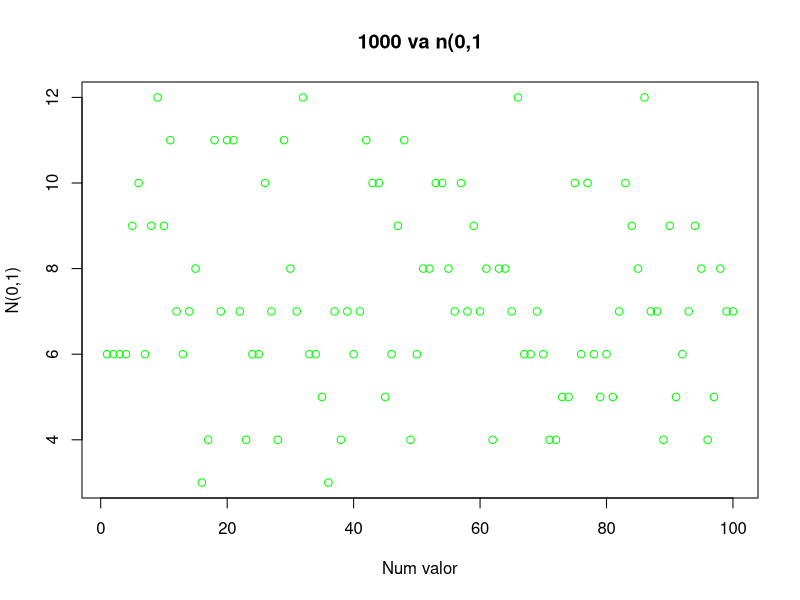
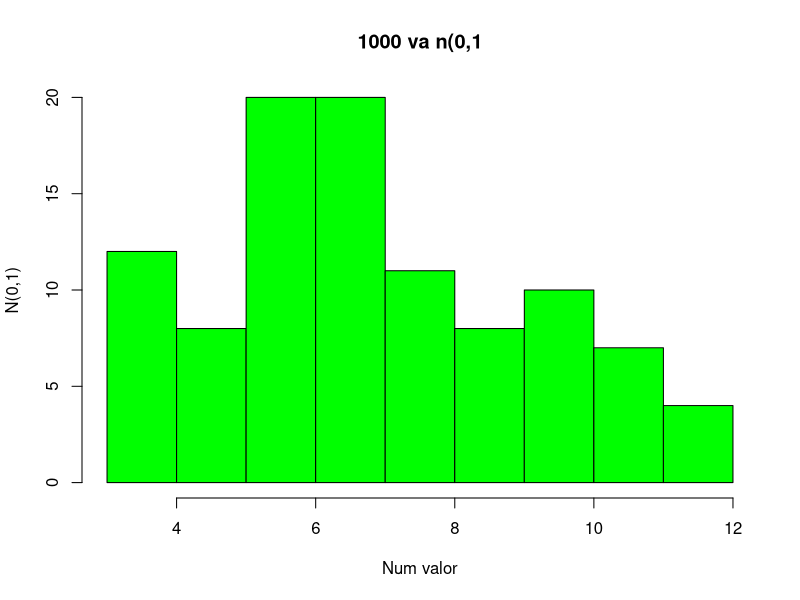
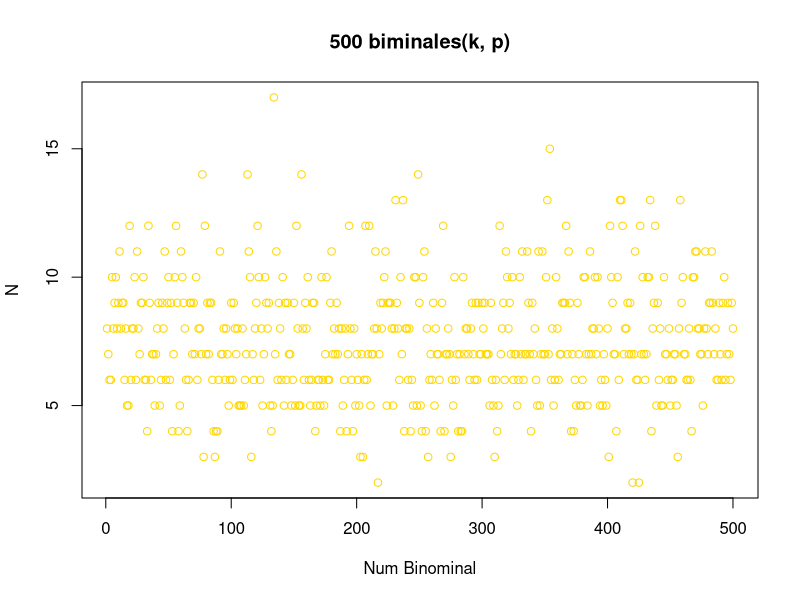
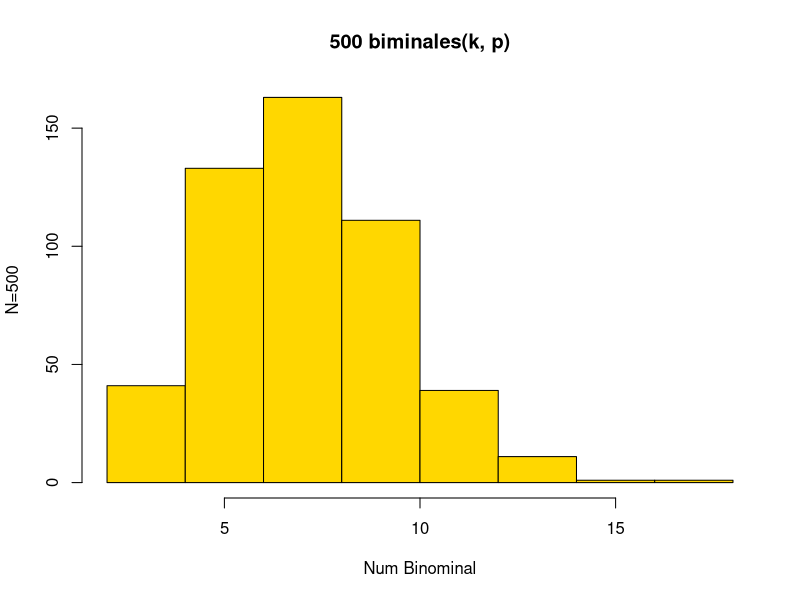
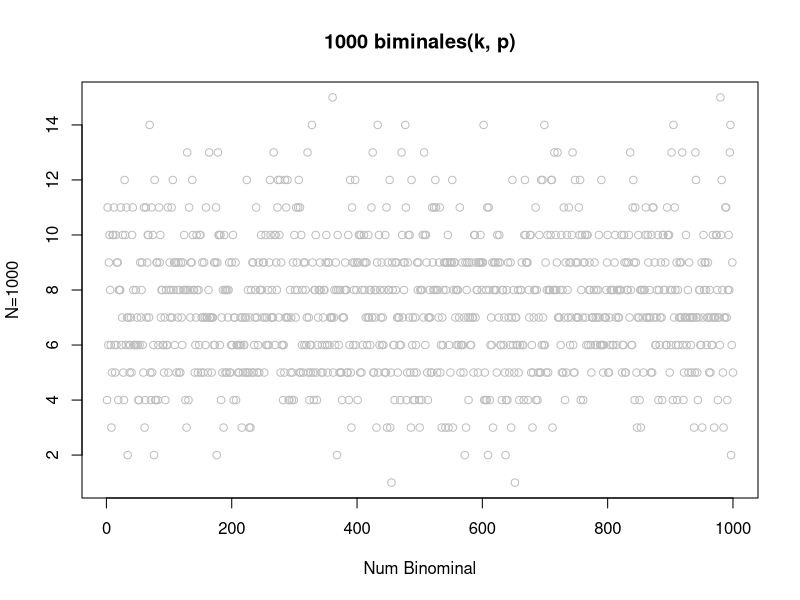
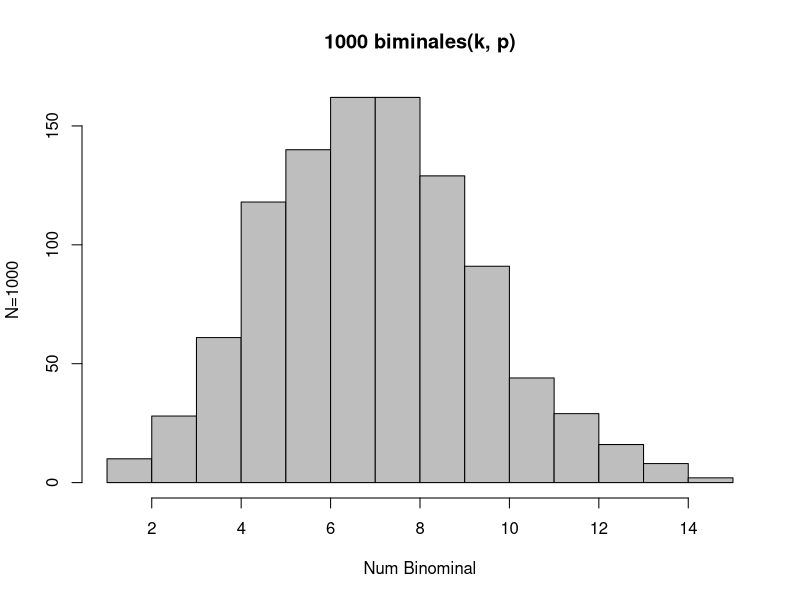
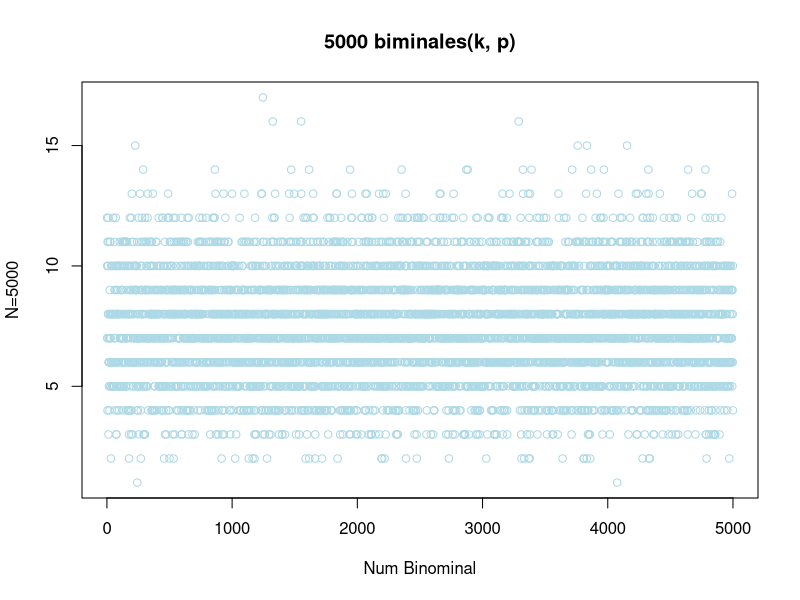
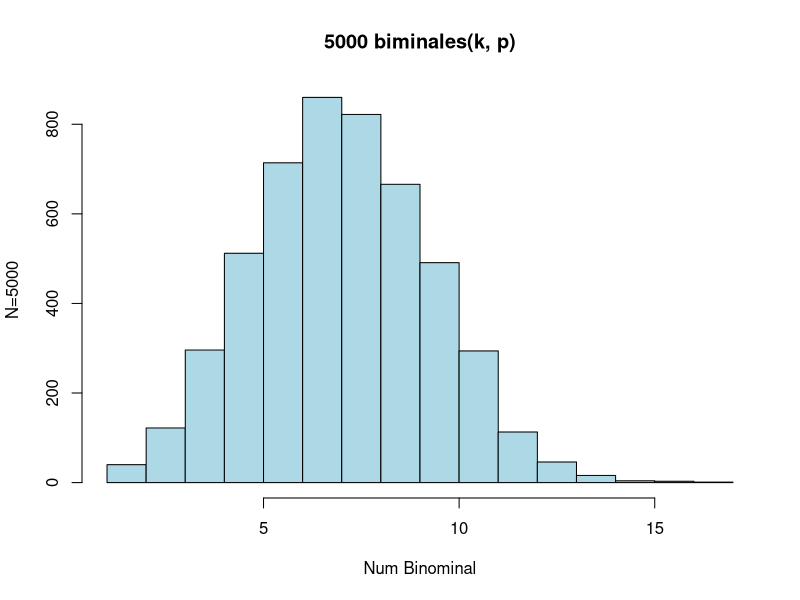

These charts were generated, in order, by the following R code:
## ---- chunk 1
knitr::opts_chunk$set(echo = TRUE)
## ---- chunk 2
n1 <- 100;
k <- 25
p <- 0.3
## ---- chunk 3
mibinomial <- rbinom (n1, k, p)
## ---- chunk 4
plot(mibinomial, col="green",
main= "1000 va n(0,1",
xlab="Num valor",
ylab="N(0,1)")
## ---- chunk 5
hist(mibinomial, col="green",
main= "1000 va n(0,1",
xlab="Num valor",
ylab="N(0,1)")
## ---- chunk 6
n1 <- 500;
k <- 25
p <- 0.3
## ---- chunk 7
mibinomial11 <- rbinom (n1, k, p)
## ---- chunk 8
plot(mibinomial11, col="gold",
main= "500 biminales(k, p)",
xlab="Num Binominal",
ylab="N")
## ---- chunk 9
hist(mibinomial11, col="gold",
main= "500 biminales(k, p)",
xlab="Num Binominal",
ylab="N=500")
## ---- chunk 10
n2 <- 1000;
k <- 25
p <- 0.3
## ---- chunk 11
mibinomial12 <- rbinom (n2, k, p)
## ---- chunk 12
plot(mibinomial12, col="gray",
main= "1000 biminales(k, p)",
xlab="Num Binominal",
ylab="N=1000")
## ---- chunk 13
hist(mibinomial12, col="gray",
main= "1000 biminales(k, p)",
xlab="Num Binominal",
ylab="N=1000")
## ---- chunk 14
n3 <- 5000;
k <- 25
p <- 0.3
## ---- chunk 15
mibinomial13 <- rbinom (n3, k, p)
## ---- chunk 16
plot(mibinomial13, col="lightblue",
main= "5000 biminales(k, p)",
xlab="Num Binominal",
ylab="N=5000")
## ---- chunk 17
hist(mibinomial13, col="lightblue",
main= "5000 biminales(k, p)",
xlab="Num Binominal",
ylab="N=5000")
## ---- chunk 18
n4 <- 100;
k <- 25
p <- 0.3
## ---- chunk 19
mibinomial14 <- rbinom (n4, k, p)
## ---- chunk 20
plot(mibinomial14, col="brown",
main= "10000 biminales(k, p)",
xlab="Num Binominal",
ylab="N=10000")
## ---- chunk 21
hist(mibinomial14, col="brown",
main= "10000 biminales(k, p)",
xlab="Num Binominal",
ylab="N=10000")
## ---- chunk 22
n5 <- 15000;
k <- 25
p <- 0.3
## ---- chunk 23
mibinominal <- rbinom (n5, k, p)
## ---- chunk 24
plot(mibinomial, col="lightgreen",
main= "15000 biminales(k, p)",
xlab="Num Binominal",
ylab="N=15000")
## ---- chunk 25
hist(mibinomial, col="lightgreen",
main= "15000 biminales(k, p)",
xlab="Num Binominal",
ylab="N=15000")
## ---- chunk 26
n1 <- 500;
k <- 25
p <- 0.8
## ---- chunk 27
mibinomial21 <- rbinom (n1, k, p)
## ---- chunk 28
plot(mibinomial21, col="gold",
main= "500 biminales(k, p)",
xlab="Num Binominal",
ylab="N")
## ---- chunk 29
hist(mibinomial21, col="gold",
main= "500 biminales(k, p)",
xlab="Num Binominal",
ylab="N=500")
## ---- chunk 30
n2 <- 1000;
k <- 25
p <- 0.8
## ---- chunk 31
mibinomial22 <- rbinom (n2, k, p)
## ---- chunk 32
plot(mibinomial22, col="gray",
main= "1000 biminales(k, p)",
xlab="Num Binominal",
ylab="N=1000")
## ---- chunk 33
hist(mibinomial22, col="gray",
main= "1000 biminales(k, p)",
xlab="Num Binominal",
ylab="N=1000")
## ---- chunk 34
n3 <- 5000;
k <- 25
p <- 0.8
## ---- chunk 35
mibinomial23 <- rbinom (n3, k, p)
## ---- chunk 36
plot(mibinomial23, col="lightblue",
main= "5000 biminales(k, p)",
xlab="Num Binominal",
ylab="N=5000")
## ---- chunk 37
hist(mibinomial23, col="lightblue",
main= "5000 biminales(k, p)",
xlab="Num Binominal",
ylab="N=5000")
## ---- chunk 38
n4 <- 100;
k <- 25
p <- 0.8
## ---- chunk 39
mibinomial24 <- rbinom (n4, k, p)
## ---- chunk 40
plot(mibinomial24, col="brown",
main= "10000 biminales(k, p)",
xlab="Num Binominal",
ylab="N=10000")
## ---- chunk 41
hist(mibinomial24, col="brown",
main= "10000 biminales(k, p)",
xlab="Num Binominal",
ylab="N=10000")
## ---- chunk 42
n1 <- 500;
k <- 25
p <- 0.45
## ---- chunk 43
mibinomial31 <- rbinom (n1, k, p)
## ---- chunk 44
plot(mibinomial31, col="gold",
main= "500 biminales(k, p)",
xlab="Num Binominal",
ylab="N")
## ---- chunk 45
hist(mibinomial31, col="gold",
main= "500 biminales(k, p)",
xlab="Num Binominal",
ylab="N=500")
## ---- chunk 46
n2 <- 1000;
k <- 25
p <- 0.45
## ---- chunk 47
mibinomial32 <- rbinom (n2, k, p)
## ---- chunk 48
plot(mibinomial32, col="gray",
main= "1000 biminales(k, p)",
xlab="Num Binominal",
ylab="N=1000")
## ---- chunk 49
hist(mibinomial32, col="gray",
main= "1000 biminales(k, p)",
xlab="Num Binominal",
ylab="N=1000")
## ---- chunk 50
n3 <- 5000;
k <- 25
p <- 0.45
## ---- chunk 51
mibinomial33 <- rbinom (n3, k, p)
## ---- chunk 52
plot(mibinomial33, col="lightblue",
main= "5000 biminales(k, p)",
xlab="Num Binominal",
ylab="N=5000")
## ---- chunk 53
hist(mibinomial33, col="lightblue",
main= "5000 biminales(k, p)",
xlab="Num Binominal",
ylab="N=5000")
## ---- chunk 54
n4 <- 100;
k <- 25
p <- 0.45
## ---- chunk 55
mibinomial34 <- rbinom (n4, k, p)
## ---- chunk 56
plot(mibinomial34, col="brown",
main= "10000 biminales(k, p)",
xlab="Num Binominal",
ylab="N=10000")
## ---- chunk 57
hist(mibinomial34, col="brown",
main= "10000 biminales(k, p)",
xlab="Num Binominal",
ylab="N=10000")
## ---- chunk 58
n1 <- 500;
k <- 25
p <- 0.95
## ---- chunk 59
mibinomial41 <- rbinom (n1, k, p)
## ---- chunk 60
plot(mibinomial41, col="gold",
main= "500 biminales(k, p)",
xlab="Num Binominal",
ylab="N")
## ---- chunk 61
hist(mibinomial41, col="gold",
main= "500 biminales(k, p)",
xlab="Num Binominal",
ylab="N=500")
## ---- chunk 62
n2 <- 1000;
k <- 25
p <- 0.95
## ---- chunk 63
mibinomial42 <- rbinom (n2, k, p)
## ---- chunk 64
plot(mibinomial42, col="gray",
main= "1000 biminales(k, p)",
xlab="Num Binominal",
ylab="N=1000")
## ---- chunk 65
hist(mibinomial42, col="gray",
main= "1000 biminales(k, p)",
xlab="Num Binominal",
ylab="N=1000")
## ---- chunk 66
n3 <- 5000;
k <- 25
p <- 0.95
## ---- chunk 67
mibinomial43 <- rbinom (n3, k, p)
## ---- chunk 68
plot(mibinomial43, col="lightblue",
main= "5000 biminales(k, p)",
xlab="Num Binominal",
ylab="N=5000")
## ---- chunk 69
hist(mibinomial43, col="lightblue",
main= "5000 biminales(k, p)",
xlab="Num Binominal",
ylab="N=5000")
## ---- chunk 70
n4 <- 100;
k <- 25
p <- 0.95
## ---- chunk 71
mibinomial44 <- rbinom (n4, k, p)
## ---- chunk 72
plot(mibinomial44, col="brown",
main= "10000 biminales(k, p)",
xlab="Num Binominal",
ylab="N=10000")
## ---- chunk 73
hist(mibinomial44, col="brown",
main= "10000 biminales(k, p)",
xlab="Num Binominal",
ylab="N=10000")
## ---- chunk 74
par(mfrow=c(2,2)) #renglon por columna
plot(mibinomial11, col="gold",
main= "500 biminales(k, 0.3)",
xlab="Num Binominal",
ylab="N")
plot(mibinomial21, col="gold",
main= "500 biminales(k, 0.8)",
xlab="Num Binominal",
ylab="N")
plot(mibinomial31, col="gold",
main= "500 biminales(k, 0.45)",
xlab="Num Binominal",
ylab="N")
plot(mibinomial41, col="gold",
main= "500 biminales(k, 0.95)",
xlab="Num Binominal",
ylab="N")
## ---- chunk 75
par(mfrow=c(2,2)) #renglon por columna
plot(mibinomial12, col="gray",
main= "1000 biminales(k, 0.3)",
xlab="Num Binominal",
ylab="N=1000")
plot(mibinomial22, col="gray",
main= "1000 biminales(k,0.8 )",
xlab="Num Binominal",
ylab="N=1000")
plot(mibinomial32, col="gray",
main= "1000 biminales(k, 0.45)",
xlab="Num Binominal",
ylab="N=1000")
plot(mibinomial42, col="gray",
main= "1000 biminales(k, 0.95)",
xlab="Num Binominal",
ylab="N=1000")
## ---- chunk 76
par(mfrow=c(2,2)) #renglon por columna
plot(mibinomial13, col="lightblue",
main= "5000 biminales(k, 0.3)",
xlab="Num Binominal",
ylab="N=5000")
plot(mibinomial23, col="lightblue",
main= "5000 biminales(k, 0.8)",
xlab="Num Binominal",
ylab="N=5000")
plot(mibinomial33, col="lightblue",
main= "5000 biminales(k, 0.45)",
xlab="Num Binominal",
ylab="N=5000")
plot(mibinomial43, col="lightblue",
main= "5000 biminales(k, 0.95)",
xlab="Num Binominal",
ylab="N=5000")
## ---- chunk 77
par(mfrow=c(2,2)) #renglon por columna
plot(mibinomial14, col="brown",
main= "10000 biminales(k, 0.3)",
xlab="Num Binominal",
ylab="N=10000")
plot(mibinomial24, col="brown",
main= "10000 biminales(k, 0.8)",
xlab="Num Binominal",
ylab="N=10000")
plot(mibinomial34, col="brown",
main= "10000 biminales(k, 0.45)",
xlab="Num Binominal",
ylab="N=10000")
plot(mibinomial44, col="brown",
main= "10000 biminales(k, 0.95)",
xlab="Num Binominal",
ylab="N=10000")
## ---- chunk 78
par(mfrow=c(2,2)) #renglon por columna
hist(mibinomial11, col="gold",
main= "500 biminales(k, 0.3)",
xlab="Num Binominal",
ylab="N")
hist(mibinomial21, col="gold",
main= "500 biminales(k, 0.8)",
xlab="Num Binominal",
ylab="N")
hist(mibinomial31, col="gold",
main= "500 biminales(k, 0.45)",
xlab="Num Binominal",
ylab="N")
hist(mibinomial41, col="gold",
main= "500 biminales(k, 0.95)",
xlab="Num Binominal",
ylab="N")
## ---- chunk 79
par(mfrow=c(2,2)) #renglon por columna
hist(mibinomial12, col="gray",
main= "1000 biminales(k, 0.3)",
xlab="Num Binominal",
ylab="N=1000")
hist(mibinomial22, col="gray",
main= "1000 biminales(k,0.8 )",
xlab="Num Binominal",
ylab="N=1000")
hist(mibinomial32, col="gray",
main= "1000 biminales(k, 0.45)",
xlab="Num Binominal",
ylab="N=1000")
hist(mibinomial42, col="gray",
main= "1000 biminales(k, 0.95)",
xlab="Num Binominal",
ylab="N=1000")
## ---- chunk 80
par(mfrow=c(2,2)) #renglon por columna
hist(mibinomial13, col="lightblue",
main= "5000 biminales(k, 0.3)",
xlab="Num Binominal",
ylab="N=5000")
hist(mibinomial23, col="lightblue",
main= "5000 biminales(k, 0.8)",
xlab="Num Binominal",
ylab="N=5000")
hist(mibinomial33, col="lightblue",
main= "5000 biminales(k, 0.45)",
xlab="Num Binominal",
ylab="N=5000")
hist(mibinomial43, col="lightblue",
main= "5000 biminales(k, 0.95)",
xlab="Num Binominal",
ylab="N=5000")
## ---- chunk 81
par(mfrow=c(2,2)) #renglon por columna
hist(mibinomial14, col="brown",
main= "10000 biminales(k, 0.3)",
xlab="Num Binominal",
ylab="N=10000")
hist(mibinomial24, col="brown",
main= "10000 biminales(k, 0.8)",
xlab="Num Binominal",
ylab="N=10000")
hist(mibinomial34, col="brown",
main= "10000 biminales(k, 0.45)",
xlab="Num Binominal",
ylab="N=10000")
hist(mibinomial44, col="brown",
main= "10000 biminales(k, 0.95)",
xlab="Num Binominal",
ylab="N=10000")
## ---- chunk 82
n1 <- 500;
k <- 50
p <- 0.3
## ---- chunk 83
mibinomialk1 <- rbinom (n1, k, p)
## ---- chunk 84
plot(mibinomialk1, col="gold",
main= "500 biminales(k, p)",
xlab="Num Binominal",
ylab="N")
## ---- chunk 85
hist(mibinomialk1, col="gold",
main= "500 biminales(k, p)",
xlab="Num Binominal",
ylab="N=500")
## ---- chunk 86
n2 <- 1000;
k <- 50
p <- 0.3
## ---- chunk 87
mibinomialk2 <- rbinom (n2, k, p)
## ---- chunk 88
plot(mibinomialk2, col="gray",
main= "1000 biminales(k, p)",
xlab="Num Binominal",
ylab="N=1000")
## ---- chunk 89
hist(mibinomialk2, col="gray",
main= "1000 biminales(k, p)",
xlab="Num Binominal",
ylab="N=1000")
## ---- chunk 90
n3 <- 5000;
k <- 50
p <- 0.3
## ---- chunk 91
mibinomialk3 <- rbinom (n3, k, p)
## ---- chunk 92
plot(mibinomialk3, col="lightblue",
main= "5000 biminales(k, p)",
xlab="Num Binominal",
ylab="N=5000")
## ---- chunk 93
hist(mibinomialk3, col="lightblue",
main= "5000 biminales(k, p)",
xlab="Num Binominal",
ylab="N=5000")
## ---- chunk 94
n4 <- 100;
k <- 50
p <- 0.3
## ---- chunk 95
mibinomialk4 <- rbinom (n4, k, p)
## ---- chunk 96
plot(mibinomialk4, col="brown",
main= "10000 biminales(k, p)",
xlab="Num Binominal",
ylab="N=10000")
## ---- chunk 97
hist(mibinomialk4, col="brown",
main= "10000 biminales(k, p)",
xlab="Num Binominal",
ylab="N=10000")
## ---- chunk 98
n1 <- 500;
k <- 75
p <- 0.3
## ---- chunk 99
mibinomialk5 <- rbinom (n1, k, p)
## ---- chunk 100
plot(mibinomialk5, col="gold",
main= "500 biminales(k, p)",
xlab="Num Binominal",
ylab="N")
## ---- chunk 101
hist(mibinomialk5, col="gold",
main= "500 biminales(k, p)",
xlab="Num Binominal",
ylab="N=500")
## ---- chunk 102
n2 <- 1000;
k <- 75
p <- 0.3
## ---- chunk 103
mibinomialk6 <- rbinom (n2, k, p)
## ---- chunk 104
plot(mibinomialk6, col="gray",
main= "1000 biminales(k, p)",
xlab="Num Binominal",
ylab="N=1000")
## ---- chunk 105
hist(mibinomialk6, col="gray",
main= "1000 biminales(k, p)",
xlab="Num Binominal",
ylab="N=1000")
## ---- chunk 106
n3 <- 5000;
k <- 75
p <- 0.3
## ---- chunk 107
mibinomialk7 <- rbinom (n3, k, p)
## ---- chunk 108
plot(mibinomialk7, col="lightblue",
main= "5000 biminales(k, p)",
xlab="Num Binominal",
ylab="N=5000")
## ---- chunk 109
hist(mibinomialk7, col="lightblue",
main= "5000 biminales(k, p)",
xlab="Num Binominal",
ylab="N=5000")
## ---- chunk 110
n4 <- 100;
k <- 75
p <- 0.3
## ---- chunk 111
mibinomialk8 <- rbinom (n4, k, p)
## ---- chunk 112
plot(mibinomialk8, col="brown",
main= "10000 biminales(k, p)",
xlab="Num Binominal",
ylab="N=10000")
## ---- chunk 113
hist(mibinomialk8, col="brown",
main= "10000 biminales(k, p)",
xlab="Num Binominal",
ylab="N=10000")
## ---- chunk 114
n1 <- 500;
k <- 100
p <- 0.3
## ---- chunk 115
mibinomial1k <- rbinom (n1, k, p)
## ---- chunk 116
plot(mibinomial1k, col="gold",
main= "500 biminales(k, p)",
xlab="Num Binominal",
ylab="N")
## ---- chunk 117
hist(mibinomial1k, col="gold",
main= "500 biminales(k, p)",
xlab="Num Binominal",
ylab="N=500")
## ---- chunk 118
n2 <- 1000;
k <- 100
p <- 0.3
## ---- chunk 119
mibinomial2k <- rbinom (n2, k, p)
## ---- chunk 120
plot(mibinomial2k, col="gray",
main= "1000 biminales(k, p)",
xlab="Num Binominal",
ylab="N=1000")
## ---- chunk 121
hist(mibinomial2k, col="gray",
main= "1000 biminales(k, p)",
xlab="Num Binominal",
ylab="N=1000")
## ---- chunk 122
n3 <- 5000;
k <- 100
p <- 0.3
## ---- chunk 123
mibinomial3k <- rbinom (n3, k, p)
## ---- chunk 124
plot(mibinomial3k, col="lightblue",
main= "5000 biminales(k, p)",
xlab="Num Binominal",
ylab="N=5000")
## ---- chunk 125
hist(mibinomial3k, col="lightblue",
main= "5000 biminales(k, p)",
xlab="Num Binominal",
ylab="N=5000")
## ---- chunk 126
n4 <- 100;
k <- 100
p <- 0.3
## ---- chunk 127
mibinomial4k <- rbinom (n4, k, p)
## ---- chunk 128
plot(mibinomial4k, col="brown",
main= "10000 biminales(k, p)",
xlab="Num Binominal",
ylab="N=10000")
## ---- chunk 129
hist(mibinomial4k, col="brown",
main= "10000 biminales(k, p)",
xlab="Num Binominal",
ylab="N=10000")
## ---- chunk 130
par(mfrow=c(1,4)) #renglon por columna
plot(mibinomial11, col="gold",
main= "500 biminales(25, p)",
xlab="Num Binominal",
ylab="N")
plot(mibinomialk1, col="gold",
main= "500 biminales(50, p)",
xlab="Num Binominal",
ylab="N")
plot(mibinomialk5, col="gold",
main= "500 biminales(75, p)",
xlab="Num Binominal",
ylab="N")
plot(mibinomial1k, col="gold",
main= "500 biminales(100, p)",
xlab="Num Binominal",
ylab="N")
par(mfrow=c(1,4)) #renglon por columna
plot(mibinomial12, col="gray",
main= "1000 biminales(25, p)",
xlab="Num Binominal",
ylab="N=1000")
plot(mibinomialk2, col="gray",
main= "1000 biminales(50, p)",
xlab="Num Binominal",
ylab="N=1000")
plot(mibinomialk6, col="gray",
main= "1000 biminales(75, p)",
xlab="Num Binominal",
ylab="N=1000")
plot(mibinomial2k, col="gray",
main= "1000 biminales(100, p)",
xlab="Num Binominal",
ylab="N=1000")
par(mfrow=c(1,4)) #renglon por columna
plot(mibinomial13, col="lightblue",
main= "5000 biminales(25, p)",
xlab="Num Binominal",
ylab="N=5000")
plot(mibinomialk3, col="lightblue",
main= "5000 biminales(50, p)",
xlab="Num Binominal",
ylab="N=5000")
plot(mibinomialk7, col="lightblue",
main= "5000 biminales(75, p)",
xlab="Num Binominal",
ylab="N=5000")
plot(mibinomial3k, col="lightblue",
main= "5000 biminales(100, p)",
xlab="Num Binominal",
ylab="N=5000")
par(mfrow=c(1,4)) #renglon por columna
plot(mibinomial14, col="brown",
main= "10000 biminales(25, p)",
xlab="Num Binominal",
ylab="N=10000")
plot(mibinomialk4, col="brown",
main= "10000 biminales(50, p)",
xlab="Num Binominal",
ylab="N=10000")
plot(mibinomialk8, col="brown",
main= "10000 biminales(75, p)",
xlab="Num Binominal",
ylab="N=10000")
plot(mibinomial4k, col="brown",
main= "10000 biminales(100, p)",
xlab="Num Binominal",
ylab="N=10000")
## ---- chunk 131
par(mfrow=c(1,4)) #renglon por columna
hist(mibinomial11, col="gold",
main= "500 biminales(25, p)",
xlab="Num Binominal",
ylab="N")
hist(mibinomialk1, col="gold",
main= "500 biminales(50, p)",
xlab="Num Binominal",
ylab="N")
hist(mibinomialk5, col="gold",
main= "500 biminales(75, p)",
xlab="Num Binominal",
ylab="N")
hist(mibinomial1k, col="gold",
main= "500 biminales(100, p)",
xlab="Num Binominal",
ylab="N")
par(mfrow=c(1,4)) #renglon por columna
hist(mibinomial12, col="gray",
main= "1000 biminales(25, p)",
xlab="Num Binominal",
ylab="N=1000")
hist(mibinomialk2, col="gray",
main= "1000 biminales(50, p)",
xlab="Num Binominal",
ylab="N=1000")
hist(mibinomialk6, col="gray",
main= "1000 biminales(75, p)",
xlab="Num Binominal",
ylab="N=1000")
hist(mibinomial2k, col="gray",
main= "1000 biminales(100, p)",
xlab="Num Binominal",
ylab="N=1000")
par(mfrow=c(1,4)) #renglon por columna
hist(mibinomial13, col="lightblue",
main= "5000 biminales(25, p)",
xlab="Num Binominal",
ylab="N=5000")
hist(mibinomialk3, col="lightblue",
main= "5000 biminales(50, p)",
xlab="Num Binominal",
ylab="N=5000")
hist(mibinomialk7, col="lightblue",
main= "5000 biminales(75, p)",
xlab="Num Binominal",
ylab="N=5000")
hist(mibinomial3k, col="lightblue",
main= "5000 biminales(100, p)",
xlab="Num Binominal",
ylab="N=5000")
par(mfrow=c(1,4)) #renglon por columna
hist(mibinomial14, col="brown",
main= "10000 biminales(25, p)",
xlab="Num Binominal",
ylab="N=10000")
hist(mibinomialk4, col="brown",
main= "10000 biminales(50, p)",
xlab="Num Binominal",
ylab="N=10000")
hist(mibinomialk8, col="brown",
main= "10000 biminales(75, p)",
xlab="Num Binominal",
ylab="N=10000")
hist(mibinomial4k, col="brown",
main= "10000 biminales(100, p)",
xlab="Num Binominal",
ylab="N=10000")
## ---- chunk 132
milambda <- 0.15
## ---- chunk 133
n1 <- 100
## ---- chunk 134
miPoisson <- rpois(n1, milambda)
## ---- chunk 135
etiqueta_y <- paste0("Poisson(", n1,",", milambda,")")
## ---- chunk 136
mititulo <- paste0(n1," VA pois(", n1,",",milambda,")")
plot(miPoisson, col="brown",
main= mititulo,
xlab="Num VA",
ylab=etiqueta_y)
## ---- chunk 137
mititulo <- paste0("histograma", n1," VA pois(", n1,",",milambda,")")
hist(miPoisson, col="brown",
main= mititulo,
xlab="VA generadas",
ylab=etiqueta_y)
## ---- chunk 138
n1 <- 500
## ---- chunk 139
miPoisson <- rpois(n1, milambda)
## ---- chunk 140
etiqueta_y <- paste0("Poisson(", n1,",", milambda,")")
## ---- chunk 141
mititulo <- paste0(n1," VA pois(", n1,",",milambda,")")
plot(miPoisson, col="brown",
main= mititulo,
xlab="Num VA",
ylab=etiqueta_y)
## ---- chunk 142
mititulo <- paste0("histograma", n1," VA pois(", n1,",",milambda,")")
hist(miPoisson, col="brown",
main= mititulo,
xlab="VA generadas",
ylab=etiqueta_y)
## ---- chunk 143
n1 <- 1000
## ---- chunk 144
miPoisson <- rpois(n1, milambda)
## ---- chunk 145
etiqueta_y <- paste0("Poisson(", n1,",", milambda,")")
## ---- chunk 146
mititulo <- paste0(n1," VA pois(", n1,",",milambda,")")
plot(miPoisson, col="brown",
main= mititulo,
xlab="Num VA",
ylab=etiqueta_y)
## ---- chunk 147
mititulo <- paste0("histograma", n1," VA pois(", n1,",",milambda,")")
hist(miPoisson, col="brown",
main= mititulo,
xlab="VA generadas",
ylab=etiqueta_y)
## ---- chunk 148
n1 <- 5000
## ---- chunk 149
miPoisson <- rpois(n1, milambda)
## ---- chunk 150
etiqueta_y <- paste0("Poisson(", n1,",", milambda,")")
## ---- chunk 151
mititulo <- paste0(n1," VA pois(", n1,",",milambda,")")
plot(miPoisson, col="brown",
main= mititulo,
xlab="Num VA",
ylab=etiqueta_y)
## ---- chunk 152
mititulo <- paste0("histograma", n1," VA pois(", n1,",",milambda,")")
hist(miPoisson, col="brown",
main= mititulo,
xlab="VA generadas",
ylab=etiqueta_y)
## ---- chunk 153
n1 <- 10000
## ---- chunk 154
miPoisson <- rpois(n1, milambda)
## ---- chunk 155
etiqueta_y <- paste0("Poisson(", n1,",", milambda,")")
## ---- chunk 156
mititulo <- paste0(n1," VA pois(", n1,",",milambda,")")
plot(miPoisson, col="brown",
main= mititulo,
xlab="Num VA",
ylab=etiqueta_y)
## ---- chunk 157
mititulo <- paste0("histograma", n1," VA pois(", n1,",",milambda,")")
hist(miPoisson, col="brown",
main= mititulo,
xlab="VA generadas",
ylab=etiqueta_y)
## ---- chunk 158
n1 <- 15000
## ---- chunk 159
miPoisson <- rpois(n1, milambda)
## ---- chunk 160
etiqueta_y <- paste0("Poisson(", n1,",", milambda,")")
## ---- chunk 161
mititulo <- paste0(n1," VA pois(", n1,",",milambda,")")
plot(miPoisson, col="brown",
main= mititulo,
xlab="Num VA",
ylab=etiqueta_y)
## ---- chunk 162
mititulo <- paste0("histograma", n1," VA pois(", n1,",",milambda,")")
hist(miPoisson, col="brown",
main= mititulo,
xlab="VA generadas",
ylab=etiqueta_y)
## ---- chunk 163
milambda <- 0.30
## ---- chunk 164
n1 <- 100
## ---- chunk 165
miPoisson <- rpois(n1, milambda)
## ---- chunk 166
etiqueta_y <- paste0("Poisson(", n1,",", milambda,")")
## ---- chunk 167
mititulo <- paste0(n1," VA pois(", n1,",",milambda,")")
plot(miPoisson, col="brown",
main= mititulo,
xlab="Num VA",
ylab=etiqueta_y)
## ---- chunk 168
mititulo <- paste0("histograma", n1," VA pois(", n1,",",milambda,")")
hist(miPoisson, col="brown",
main= mititulo,
xlab="VA generadas",
ylab=etiqueta_y)
## ---- chunk 169
n1 <- 500
## ---- chunk 170
miPoisson <- rpois(n1, milambda)
## ---- chunk 171
etiqueta_y <- paste0("Poisson(", n1,",", milambda,")")
## ---- chunk 172
mititulo <- paste0(n1," VA pois(", n1,",",milambda,")")
plot(miPoisson, col="brown",
main= mititulo,
xlab="Num VA",
ylab=etiqueta_y)
## ---- chunk 173
mititulo <- paste0("histograma", n1," VA pois(", n1,",",milambda,")")
hist(miPoisson, col="brown",
main= mititulo,
xlab="VA generadas",
ylab=etiqueta_y)
## ---- chunk 174
n1 <- 1000
## ---- chunk 175
miPoisson <- rpois(n1, milambda)
## ---- chunk 176
etiqueta_y <- paste0("Poisson(", n1,",", milambda,")")
## ---- chunk 177
mititulo <- paste0(n1," VA pois(", n1,",",milambda,")")
plot(miPoisson, col="brown",
main= mititulo,
xlab="Num VA",
ylab=etiqueta_y)
## ---- chunk 178
mititulo <- paste0("histograma", n1," VA pois(", n1,",",milambda,")")
hist(miPoisson, col="brown",
main= mititulo,
xlab="VA generadas",
ylab=etiqueta_y)
## ---- chunk 179
n1 <- 5000
## ---- chunk 180
miPoisson <- rpois(n1, milambda)
## ---- chunk 181
etiqueta_y <- paste0("Poisson(", n1,",", milambda,")")
## ---- chunk 182
mititulo <- paste0(n1," VA pois(", n1,",",milambda,")")
plot(miPoisson, col="brown",
main= mititulo,
xlab="Num VA",
ylab=etiqueta_y)
## ---- chunk 183
mititulo <- paste0("histograma", n1," VA pois(", n1,",",milambda,")")
hist(miPoisson, col="brown",
main= mititulo,
xlab="VA generadas",
ylab=etiqueta_y)
## ---- chunk 184
n1 <- 10000
## ---- chunk 185
miPoisson <- rpois(n1, milambda)
## ---- chunk 186
etiqueta_y <- paste0("Poisson(", n1,",", milambda,")")
## ---- chunk 187
mititulo <- paste0(n1," VA pois(", n1,",",milambda,")")
plot(miPoisson, col="brown",
main= mititulo,
xlab="Num VA",
ylab=etiqueta_y)
## ---- chunk 188
mititulo <- paste0("histograma", n1," VA pois(", n1,",",milambda,")")
hist(miPoisson, col="brown",
main= mititulo,
xlab="VA generadas",
ylab=etiqueta_y)
## ---- chunk 189
n1 <- 15000
## ---- chunk 190
miPoisson <- rpois(n1, milambda)
## ---- chunk 191
etiqueta_y <- paste0("Poisson(", n1,",", milambda,")")
## ---- chunk 192
mititulo <- paste0(n1," VA pois(", n1,",",milambda,")")
plot(miPoisson, col="brown",
main= mititulo,
xlab="Num VA",
ylab=etiqueta_y)
## ---- chunk 193
mititulo <- paste0("histograma", n1," VA pois(", n1,",",milambda,")")
hist(miPoisson, col="brown",
main= mititulo,
xlab="VA generadas",
ylab=etiqueta_y)
## ---- chunk 194
milambda <- 0.5
## ---- chunk 195
n1 <- 100
## ---- chunk 196
miPoisson <- rpois(n1, milambda)
## ---- chunk 197
etiqueta_y <- paste0("Poisson(", n1,",", milambda,")")
## ---- chunk 198
mititulo <- paste0(n1," VA pois(", n1,",",milambda,")")
plot(miPoisson, col="brown",
main= mititulo,
xlab="Num VA",
ylab=etiqueta_y)
## ---- chunk 199
mititulo <- paste0("histograma", n1," VA pois(", n1,",",milambda,")")
hist(miPoisson, col="brown",
main= mititulo,
xlab="VA generadas",
ylab=etiqueta_y)
## ---- chunk 200
n1 <- 500
## ---- chunk 201
miPoisson <- rpois(n1, milambda)
## ---- chunk 202
etiqueta_y <- paste0("Poisson(", n1,",", milambda,")")
## ---- chunk 203
mititulo <- paste0(n1," VA pois(", n1,",",milambda,")")
plot(miPoisson, col="brown",
main= mititulo,
xlab="Num VA",
ylab=etiqueta_y)
## ---- chunk 204
mititulo <- paste0("histograma", n1," VA pois(", n1,",",milambda,")")
hist(miPoisson, col="brown",
main= mititulo,
xlab="VA generadas",
ylab=etiqueta_y)
## ---- chunk 205
n1 <- 1000
## ---- chunk 206
miPoisson <- rpois(n1, milambda)
## ---- chunk 207
etiqueta_y <- paste0("Poisson(", n1,",", milambda,")")
## ---- chunk 208
mititulo <- paste0(n1," VA pois(", n1,",",milambda,")")
plot(miPoisson, col="brown",
main= mititulo,
xlab="Num VA",
ylab=etiqueta_y)
## ---- chunk 209
mititulo <- paste0("histograma", n1," VA pois(", n1,",",milambda,")")
hist(miPoisson, col="brown",
main= mititulo,
xlab="VA generadas",
ylab=etiqueta_y)
## ---- chunk 210
n1 <- 5000
## ---- chunk 211
miPoisson <- rpois(n1, milambda)
## ---- chunk 212
etiqueta_y <- paste0("Poisson(", n1,",", milambda,")")
## ---- chunk 213
mititulo <- paste0(n1," VA pois(", n1,",",milambda,")")
plot(miPoisson, col="brown",
main= mititulo,
xlab="Num VA",
ylab=etiqueta_y)
## ---- chunk 214
mititulo <- paste0("histograma", n1," VA pois(", n1,",",milambda,")")
hist(miPoisson, col="brown",
main= mititulo,
xlab="VA generadas",
ylab=etiqueta_y)
## ---- chunk 215
n1 <- 10000
## ---- chunk 216
miPoisson <- rpois(n1, milambda)
## ---- chunk 217
etiqueta_y <- paste0("Poisson(", n1,",", milambda,")")
## ---- chunk 218
mititulo <- paste0(n1," VA pois(", n1,",",milambda,")")
plot(miPoisson, col="brown",
main= mititulo,
xlab="Num VA",
ylab=etiqueta_y)
## ---- chunk 219
mititulo <- paste0("histograma", n1," VA pois(", n1,",",milambda,")")
hist(miPoisson, col="brown",
main= mititulo,
xlab="VA generadas",
ylab=etiqueta_y)
## ---- chunk 220
n1 <- 15000
## ---- chunk 221
miPoisson <- rpois(n1, milambda)
## ---- chunk 222
etiqueta_y <- paste0("Poisson(", n1,",", milambda,")")
## ---- chunk 223
mititulo <- paste0(n1," VA pois(", n1,",",milambda,")")
plot(miPoisson, col="brown",
main= mititulo,
xlab="Num VA",
ylab=etiqueta_y)
## ---- chunk 224
mititulo <- paste0("histograma", n1," VA pois(", n1,",",milambda,")")
hist(miPoisson, col="brown",
main= mititulo,
xlab="VA generadas",
ylab=etiqueta_y)
## ---- chunk 225
milambda <- 0.25
## ---- chunk 226
n1 <- 100
## ---- chunk 227
miPoisson <- rpois(n1, milambda)
## ---- chunk 228
etiqueta_y <- paste0("Poisson(", n1,",", milambda,")")
## ---- chunk 229
mititulo <- paste0(n1," VA pois(", n1,",",milambda,")")
plot(miPoisson, col="brown",
main= mititulo,
xlab="Num VA",
ylab=etiqueta_y)
## ---- chunk 230
mititulo <- paste0("histograma", n1," VA pois(", n1,",",milambda,")")
hist(miPoisson, col="brown",
main= mititulo,
xlab="VA generadas",
ylab=etiqueta_y)
## ---- chunk 231
n1 <- 500
## ---- chunk 232
miPoisson <- rpois(n1, milambda)
## ---- chunk 233
etiqueta_y <- paste0("Poisson(", n1,",", milambda,")")
## ---- chunk 234
mititulo <- paste0(n1," VA pois(", n1,",",milambda,")")
plot(miPoisson, col="brown",
main= mititulo,
xlab="Num VA",
ylab=etiqueta_y)
## ---- chunk 235
mititulo <- paste0("histograma", n1," VA pois(", n1,",",milambda,")")
hist(miPoisson, col="brown",
main= mititulo,
xlab="VA generadas",
ylab=etiqueta_y)
## ---- chunk 236
n1 <- 1000
## ---- chunk 237
miPoisson <- rpois(n1, milambda)
## ---- chunk 238
etiqueta_y <- paste0("Poisson(", n1,",", milambda,")")
## ---- chunk 239
mititulo <- paste0(n1," VA pois(", n1,",",milambda,")")
plot(miPoisson, col="brown",
main= mititulo,
xlab="Num VA",
ylab=etiqueta_y)
## ---- chunk 240
mititulo <- paste0("histograma", n1," VA pois(", n1,",",milambda,")")
hist(miPoisson, col="brown",
main= mititulo,
xlab="VA generadas",
ylab=etiqueta_y)
## ---- chunk 241
n1 <- 5000
## ---- chunk 242
miPoisson <- rpois(n1, milambda)
## ---- chunk 243
etiqueta_y <- paste0("Poisson(", n1,",", milambda,")")
## ---- chunk 244
mititulo <- paste0(n1," VA pois(", n1,",",milambda,")")
plot(miPoisson, col="brown",
main= mititulo,
xlab="Num VA",
ylab=etiqueta_y)
## ---- chunk 245
mititulo <- paste0("histograma", n1," VA pois(", n1,",",milambda,")")
hist(miPoisson, col="brown",
main= mititulo,
xlab="VA generadas",
ylab=etiqueta_y)
## ---- chunk 246
n1 <- 10000
## ---- chunk 247
miPoisson <- rpois(n1, milambda)
## ---- chunk 248
etiqueta_y <- paste0("Poisson(", n1,",", milambda,")")
## ---- chunk 249
mititulo <- paste0(n1," VA pois(", n1,",",milambda,")")
plot(miPoisson, col="brown",
main= mititulo,
xlab="Num VA",
ylab=etiqueta_y)
## ---- chunk 250
mititulo <- paste0("histograma", n1," VA pois(", n1,",",milambda,")")
hist(miPoisson, col="brown",
main= mititulo,
xlab="VA generadas",
ylab=etiqueta_y)
## ---- chunk 251
n1 <- 15000
## ---- chunk 252
miPoisson <- rpois(n1, milambda)
## ---- chunk 253
etiqueta_y <- paste0("Poisson(", n1,",", milambda,")")
## ---- chunk 254
mititulo <- paste0(n1," VA pois(", n1,",",milambda,")")
plot(miPoisson, col="brown",
main= mititulo,
xlab="Num VA",
ylab=etiqueta_y)
## ---- chunk 255
mititulo <- paste0("histograma", n1," VA pois(", n1,",",milambda,")")
hist(miPoisson, col="brown",
main= mititulo,
xlab="VA generadas",
ylab=etiqueta_y)
## ---- chunk 256
milambda <- 0.95
## ---- chunk 257
n1 <- 100
## ---- chunk 258
miPoisson <- rpois(n1, milambda)
## ---- chunk 259
etiqueta_y <- paste0("Poisson(", n1,",", milambda,")")
## ---- chunk 260
mititulo <- paste0(n1," VA pois(", n1,",",milambda,")")
plot(miPoisson, col="brown",
main= mititulo,
xlab="Num VA",
ylab=etiqueta_y)
## ---- chunk 261
mititulo <- paste0("histograma", n1," VA pois(", n1,",",milambda,")")
hist(miPoisson, col="brown",
main= mititulo,
xlab="VA generadas",
ylab=etiqueta_y)
## ---- chunk 262
n1 <- 500
## ---- chunk 263
miPoisson <- rpois(n1, milambda)
## ---- chunk 264
etiqueta_y <- paste0("Poisson(", n1,",", milambda,")")
## ---- chunk 265
mititulo <- paste0(n1," VA pois(", n1,",",milambda,")")
plot(miPoisson, col="brown",
main= mititulo,
xlab="Num VA",
ylab=etiqueta_y)
## ---- chunk 266
mititulo <- paste0("histograma", n1," VA pois(", n1,",",milambda,")")
hist(miPoisson, col="brown",
main= mititulo,
xlab="VA generadas",
ylab=etiqueta_y)
## ---- chunk 267
n1 <- 1000
## ---- chunk 268
miPoisson <- rpois(n1, milambda)
## ---- chunk 269
etiqueta_y <- paste0("Poisson(", n1,",", milambda,")")
## ---- chunk 270
mititulo <- paste0(n1," VA pois(", n1,",",milambda,")")
plot(miPoisson, col="brown",
main= mititulo,
xlab="Num VA",
ylab=etiqueta_y)
## ---- chunk 271
mititulo <- paste0("histograma", n1," VA pois(", n1,",",milambda,")")
hist(miPoisson, col="brown",
main= mititulo,
xlab="VA generadas",
ylab=etiqueta_y)
## ---- chunk 272
n1 <- 5000
## ---- chunk 273
miPoisson <- rpois(n1, milambda)
## ---- chunk 274
etiqueta_y <- paste0("Poisson(", n1,",", milambda,")")
## ---- chunk 275
mititulo <- paste0(n1," VA pois(", n1,",",milambda,")")
plot(miPoisson, col="brown",
main= mititulo,
xlab="Num VA",
ylab=etiqueta_y)
## ---- chunk 276
mititulo <- paste0("histograma", n1," VA pois(", n1,",",milambda,")")
hist(miPoisson, col="brown",
main= mititulo,
xlab="VA generadas",
ylab=etiqueta_y)
## ---- chunk 277
n1 <- 10000
## ---- chunk 278
miPoisson <- rpois(n1, milambda)
## ---- chunk 279
etiqueta_y <- paste0("Poisson(", n1,",", milambda,")")
## ---- chunk 280
mititulo <- paste0(n1," VA pois(", n1,",",milambda,")")
plot(miPoisson, col="brown",
main= mititulo,
xlab="Num VA",
ylab=etiqueta_y)
## ---- chunk 281
mititulo <- paste0("histograma", n1," VA pois(", n1,",",milambda,")")
hist(miPoisson, col="brown",
main= mititulo,
xlab="VA generadas",
ylab=etiqueta_y)
## ---- chunk 282
n1 <- 15000
## ---- chunk 283
miPoisson <- rpois(n1, milambda)
## ---- chunk 284
etiqueta_y <- paste0("Poisson(", n1,",", milambda,")")
## ---- chunk 285
mititulo <- paste0(n1," VA pois(", n1,",",milambda,")")
plot(miPoisson, col="brown",
main= mititulo,
xlab="Num VA",
ylab=etiqueta_y)
## ---- chunk 286
mititulo <- paste0("histograma", n1," VA pois(", n1,",",milambda,")")
hist(miPoisson, col="brown",
main= mititulo,
xlab="VA generadas",
ylab=etiqueta_y)
## ---- chunk 287
milambda <- 0.75
## ---- chunk 288
n1 <- 100
## ---- chunk 289
miPoisson <- rpois(n1, milambda)
## ---- chunk 290
etiqueta_y <- paste0("Poisson(", n1,",", milambda,")")
## ---- chunk 291
mititulo <- paste0(n1," VA pois(", n1,",",milambda,")")
plot(miPoisson, col="brown",
main= mititulo,
xlab="Num VA",
ylab=etiqueta_y)
## ---- chunk 292
mititulo <- paste0("histograma", n1," VA pois(", n1,",",milambda,")")
hist(miPoisson, col="brown",
main= mititulo,
xlab="VA generadas",
ylab=etiqueta_y)
## ---- chunk 293
n1 <- 500
## ---- chunk 294
miPoisson <- rpois(n1, milambda)
## ---- chunk 295
etiqueta_y <- paste0("Poisson(", n1,",", milambda,")")
## ---- chunk 296
mititulo <- paste0(n1," VA pois(", n1,",",milambda,")")
plot(miPoisson, col="brown",
main= mititulo,
xlab="Num VA",
ylab=etiqueta_y)
## ---- chunk 297
mititulo <- paste0("histograma", n1," VA pois(", n1,",",milambda,")")
hist(miPoisson, col="brown",
main= mititulo,
xlab="VA generadas",
ylab=etiqueta_y)
## ---- chunk 298
n1 <- 1000
## ---- chunk 299
miPoisson <- rpois(n1, milambda)
## ---- chunk 300
etiqueta_y <- paste0("Poisson(", n1,",", milambda,")")
## ---- chunk 301
mititulo <- paste0(n1," VA pois(", n1,",",milambda,")")
plot(miPoisson, col="brown",
main= mititulo,
xlab="Num VA",
ylab=etiqueta_y)
## ---- chunk 302
mititulo <- paste0("histograma", n1," VA pois(", n1,",",milambda,")")
hist(miPoisson, col="brown",
main= mititulo,
xlab="VA generadas",
ylab=etiqueta_y)
## ---- chunk 303
n1 <- 5000
## ---- chunk 304
miPoisson <- rpois(n1, milambda)
## ---- chunk 305
etiqueta_y <- paste0("Poisson(", n1,",", milambda,")")
## ---- chunk 306
mititulo <- paste0(n1," VA pois(", n1,",",milambda,")")
plot(miPoisson, col="brown",
main= mititulo,
xlab="Num VA",
ylab=etiqueta_y)
## ---- chunk 307
mititulo <- paste0("histograma", n1," VA pois(", n1,",",milambda,")")
hist(miPoisson, col="brown",
main= mititulo,
xlab="VA generadas",
ylab=etiqueta_y)
## ---- chunk 308
n1 <- 10000
## ---- chunk 309
miPoisson <- rpois(n1, milambda)
## ---- chunk 310
etiqueta_y <- paste0("Poisson(", n1,",", milambda,")")
## ---- chunk 311
mititulo <- paste0(n1," VA pois(", n1,",",milambda,")")
plot(miPoisson, col="brown",
main= mititulo,
xlab="Num VA",
ylab=etiqueta_y)
## ---- chunk 312
mititulo <- paste0("histograma", n1," VA pois(", n1,",",milambda,")")
hist(miPoisson, col="brown",
main= mititulo,
xlab="VA generadas",
ylab=etiqueta_y)
## ---- chunk 313
n1 <- 15000
## ---- chunk 314
miPoisson <- rpois(n1, milambda)
## ---- chunk 315
etiqueta_y <- paste0("Poisson(", n1,",", milambda,")")
## ---- chunk 316
mititulo <- paste0(n1," VA pois(", n1,",",milambda,")")
plot(miPoisson, col="brown",
main= mititulo,
xlab="Num VA",
ylab=etiqueta_y)
## ---- chunk 317
mititulo <- paste0("histograma", n1," VA pois(", n1,",",milambda,")")
hist(miPoisson, col="brown",
main= mititulo,
xlab="VA generadas",
ylab=etiqueta_y)
## ---- chunk 318
par(mfrow=c(3,3)) #renglon por columna
milambda <- 0.15
#### $n_1= 100$
n1 <- 100
miPoisson <- rpois(n1, milambda)
etiqueta_y <- paste0("Poisson(", n1,",", milambda,")")
mititulo <- paste0(n1," VA pois(", n1,",",milambda,")")
plot(miPoisson, col="brown",
main= mititulo,
xlab="Num VA",
ylab=etiqueta_y)

milambda <- 0.30
#### $n_1= 100$
n1 <- 100
miPoisson <- rpois(n1, milambda)
etiqueta_y <- paste0("Poisson(", n1,",", milambda,")")
mititulo <- paste0(n1," VA pois(", n1,",",milambda,")")
plot(miPoisson, col="brown",
main= mititulo,
xlab="Num VA",
ylab=etiqueta_y)

milambda <- 0.5
#### $n_1= 100$
n1 <- 100
miPoisson <- rpois(n1, milambda)
etiqueta_y <- paste0("Poisson(", n1,",", milambda,")")
mititulo <- paste0(n1," VA pois(", n1,",",milambda,")")
plot(miPoisson, col="brown",
main= mititulo,
xlab="Num VA",
ylab=etiqueta_y)

milambda <- 0.25
#### $n_1= 100$
n1 <- 100
miPoisson <- rpois(n1, milambda)
etiqueta_y <- paste0("Poisson(", n1,",", milambda,")")
mititulo <- paste0(n1," VA pois(", n1,",",milambda,")")
plot(miPoisson, col="brown",
main= mititulo,
xlab="Num VA",
ylab=etiqueta_y)

milambda <- 0.95
#### $n_1= 100$
n1 <- 100
miPoisson <- rpois(n1, milambda)
etiqueta_y <- paste0("Poisson(", n1,",", milambda,")")
mititulo <- paste0(n1," VA pois(", n1,",",milambda,")")
plot(miPoisson, col="brown",
main= mititulo,
xlab="Num VA",
ylab=etiqueta_y)

milambda <- 0.75
#### $n_1= 100$
n1 <- 100
miPoisson <- rpois(n1, milambda)
etiqueta_y <- paste0("Poisson(", n1,",", milambda,")")
mititulo <- paste0(n1," VA pois(", n1,",",milambda,")")
plot(miPoisson, col="brown",
main= mititulo,
xlab="Num VA",
ylab=etiqueta_y)
## ---- chunk 319
par(mfrow=c(3,3)) #renglon por columna
milambda <- 0.15
#### $n_1= 100$
n1 <- 100
miPoisson <- rpois(n1, milambda)
etiqueta_y <- paste0("Poisson(", n1,",", milambda,")")
mititulo <- paste0("histograma", n1," VA pois(", n1,",",milambda,")")
hist(miPoisson, col="brown",
main= mititulo,
xlab="VA generadas",
ylab=etiqueta_y)

milambda <- 0.30
#### $n_1= 100$
n1 <- 100
miPoisson <- rpois(n1, milambda)
etiqueta_y <- paste0("Poisson(", n1,",", milambda,")")
mititulo <- paste0("histograma", n1," VA pois(", n1,",",milambda,")")
hist(miPoisson, col="brown",
main= mititulo,
xlab="VA generadas",
ylab=etiqueta_y)


milambda <- 0.5
#### $n_1= 100$
n1 <- 100
miPoisson <- rpois(n1, milambda)
etiqueta_y <- paste0("Poisson(", n1,",", milambda,")")
mititulo <- paste0("histograma", n1," VA pois(", n1,",",milambda,")")
hist(miPoisson, col="brown",
main= mititulo,
xlab="VA generadas",
ylab=etiqueta_y)


milambda <- 0.25
#### $n_1= 100$
n1 <- 100
miPoisson <- rpois(n1, milambda)
etiqueta_y <- paste0("Poisson(", n1,",", milambda,")")
mititulo <- paste0("histograma", n1," VA pois(", n1,",",milambda,")")
hist(miPoisson, col="brown",
main= mititulo,
xlab="VA generadas",
ylab=etiqueta_y)

milambda <- 0.95
#### $n_1= 100$
n1 <- 100
miPoisson <- rpois(n1, milambda)
etiqueta_y <- paste0("Poisson(", n1,",", milambda,")")
mititulo <- paste0("histograma", n1," VA pois(", n1,",",milambda,")")
hist(miPoisson, col="brown",
main= mititulo,
xlab="VA generadas",
ylab=etiqueta_y)

milambda <- 0.75
#### $n_1= 100$
n1 <- 100
miPoisson <- rpois(n1, milambda)
etiqueta_y <- paste0("Poisson(", n1,",", milambda,")")
mititulo <- paste0("histograma", n1," VA pois(", n1,",",milambda,")")
hist(miPoisson, col="brown",
main= mititulo,
xlab="VA generadas",
ylab=etiqueta_y)
## ---- chunk 320
par(mfrow=c(3,3)) #renglon por columna
milambda <- 0.15
#### $n_1= 100$
n1 <- 500
miPoisson <- rpois(n1, milambda)
etiqueta_y <- paste0("Poisson(", n1,",", milambda,")")
mititulo <- paste0(n1," VA pois(", n1,",",milambda,")")
plot(miPoisson, col="lightblue",
main= mititulo,
xlab="Num VA",
ylab=etiqueta_y)

milambda <- 0.30
#### $n_1= 100$
n1 <- 500
miPoisson <- rpois(n1, milambda)
etiqueta_y <- paste0("Poisson(", n1,",", milambda,")")
mititulo <- paste0(n1," VA pois(", n1,",",milambda,")")
plot(miPoisson, col="lightblue",
main= mititulo,
xlab="Num VA",
ylab=etiqueta_y)

milambda <- 0.5
#### $n_1= 100$
n1 <- 500
miPoisson <- rpois(n1, milambda)
etiqueta_y <- paste0("Poisson(", n1,",", milambda,")")
mititulo <- paste0(n1," VA pois(", n1,",",milambda,")")
plot(miPoisson, col="lightblue",
main= mititulo,
xlab="Num VA",
ylab=etiqueta_y)

milambda <- 0.25
#### $n_1= 100$
n1 <- 500
miPoisson <- rpois(n1, milambda)
etiqueta_y <- paste0("Poisson(", n1,",", milambda,")")
mititulo <- paste0(n1," VA pois(", n1,",",milambda,")")
plot(miPoisson, col="lightblue",
main= mititulo,
xlab="Num VA",
ylab=etiqueta_y)

milambda <- 0.95
#### $n_1= 100$
n1 <- 500
miPoisson <- rpois(n1, milambda)
etiqueta_y <- paste0("Poisson(", n1,",", milambda,")")
mititulo <- paste0(n1," VA pois(", n1,",",milambda,")")
plot(miPoisson, col="lightblue",
main= mititulo,
xlab="Num VA",
ylab=etiqueta_y)

milambda <- 0.75
#### $n_1= 100$
n1 <- 500
miPoisson <- rpois(n1, milambda)
etiqueta_y <- paste0("Poisson(", n1,",", milambda,")")
mititulo <- paste0(n1," VA pois(", n1,",",milambda,")")
plot(miPoisson, col="lightblue",
main= mititulo,
xlab="Num VA",
ylab=etiqueta_y)
## ---- chunk 321
par(mfrow=c(3,3)) #renglon por columna
milambda <- 0.15
#### $n_1= 100$
n1 <- 500
miPoisson <- rpois(n1, milambda)
etiqueta_y <- paste0("Poisson(", n1,",", milambda,")")
mititulo <- paste0("histograma", n1," VA pois(", n1,",",milambda,")")
hist(miPoisson, col="lightblue",
main= mititulo,
xlab="VA generadas",
ylab=etiqueta_y)

milambda <- 0.30
#### $n_1= 100$
n1 <- 500
miPoisson <- rpois(n1, milambda)
etiqueta_y <- paste0("Poisson(", n1,",", milambda,")")
mititulo <- paste0("histograma", n1," VA pois(", n1,",",milambda,")")
hist(miPoisson, col="lightblue",
main= mititulo,
xlab="VA generadas",
ylab=etiqueta_y)

milambda <- 0.5
#### $n_1= 100$
n1 <- 500
miPoisson <- rpois(n1, milambda)
etiqueta_y <- paste0("Poisson(", n1,",", milambda,")")
mititulo <- paste0("histograma", n1," VA pois(", n1,",",milambda,")")
hist(miPoisson, col="lightblue",
main= mititulo,
xlab="VA generadas",
ylab=etiqueta_y)

milambda <- 0.25
#### $n_1= 100$
n1 <- 500
miPoisson <- rpois(n1, milambda)
etiqueta_y <- paste0("Poisson(", n1,",", milambda,")")
mititulo <- paste0("histograma", n1," VA pois(", n1,",",milambda,")")
hist(miPoisson, col="lightblue",
main= mititulo,
xlab="VA generadas",
ylab=etiqueta_y)

milambda <- 0.95
#### $n_1= 100$
n1 <- 500
miPoisson <- rpois(n1, milambda)
etiqueta_y <- paste0("Poisson(", n1,",", milambda,")")
mititulo <- paste0("histograma", n1," VA pois(", n1,",",milambda,")")
hist(miPoisson, col="lightblue",
main= mititulo,
xlab="VA generadas",
ylab=etiqueta_y)

milambda <- 0.75
#### $n_1= 100$
n1 <- 500
miPoisson <- rpois(n1, milambda)
etiqueta_y <- paste0("Poisson(", n1,",", milambda,")")
mititulo <- paste0("histograma", n1," VA pois(", n1,",",milambda,")")
hist(miPoisson, col="lightblue",
main= mititulo,
xlab="VA generadas",
ylab=etiqueta_y)
## ---- chunk 322
par(mfrow=c(3,3)) #renglon por columna
milambda <- 0.15
#### $n_1= 100$
n1 <- 1000
miPoisson <- rpois(n1, milambda)
etiqueta_y <- paste0("Poisson(", n1,",", milambda,")")
mititulo <- paste0(n1," VA pois(", n1,",",milambda,")")
plot(miPoisson, col="lightgreen",
main= mititulo,
xlab="Num VA",
ylab=etiqueta_y)

milambda <- 0.30
#### $n_1= 100$
n1 <- 1000
miPoisson <- rpois(n1, milambda)
etiqueta_y <- paste0("Poisson(", n1,",", milambda,")")
mititulo <- paste0(n1," VA pois(", n1,",",milambda,")")
plot(miPoisson, col="lightgreen",
main= mititulo,
xlab="Num VA",
ylab=etiqueta_y)

milambda <- 0.5
#### $n_1= 100$
n1 <- 1000
miPoisson <- rpois(n1, milambda)
etiqueta_y <- paste0("Poisson(", n1,",", milambda,")")
mititulo <- paste0(n1," VA pois(", n1,",",milambda,")")
plot(miPoisson, col="lightgreen",
main= mititulo,
xlab="Num VA",
ylab=etiqueta_y)

milambda <- 0.25
#### $n_1= 100$
n1 <- 1000
miPoisson <- rpois(n1, milambda)
etiqueta_y <- paste0("Poisson(", n1,",", milambda,")")
mititulo <- paste0(n1," VA pois(", n1,",",milambda,")")
plot(miPoisson, col="lightgreen",
main= mititulo,
xlab="Num VA",
ylab=etiqueta_y)

milambda <- 0.95
#### $n_1= 100$
n1 <- 1000
miPoisson <- rpois(n1, milambda)
etiqueta_y <- paste0("Poisson(", n1,",", milambda,")")
mititulo <- paste0(n1," VA pois(", n1,",",milambda,")")
plot(miPoisson, col="lightgreen",
main= mititulo,
xlab="Num VA",
ylab=etiqueta_y)

milambda <- 0.75
#### $n_1= 100$
n1 <- 1000
miPoisson <- rpois(n1, milambda)
etiqueta_y <- paste0("Poisson(", n1,",", milambda,")")
mititulo <- paste0(n1," VA pois(", n1,",",milambda,")")
plot(miPoisson, col="lightgreen",
main= mititulo,
xlab="Num VA",
ylab=etiqueta_y)
## ---- chunk 323
par(mfrow=c(3,3)) #renglon por columna
milambda <- 0.15
#### $n_1= 100$
n1 <- 1000
miPoisson <- rpois(n1, milambda)
etiqueta_y <- paste0("Poisson(", n1,",", milambda,")")
mititulo <- paste0("histograma", n1," VA pois(", n1,",",milambda,")")
hist(miPoisson, col="lightgreen",
main= mititulo,
xlab="VA generadas",
ylab=etiqueta_y)

milambda <- 0.30
#### $n_1= 100$
n1 <- 1000
miPoisson <- rpois(n1, milambda)
etiqueta_y <- paste0("Poisson(", n1,",", milambda,")")
mititulo <- paste0("histograma", n1," VA pois(", n1,",",milambda,")")
hist(miPoisson, col="lightgreen",
main= mititulo,
xlab="VA generadas",
ylab=etiqueta_y)

milambda <- 0.5
#### $n_1= 100$
n1 <- 1000
miPoisson <- rpois(n1, milambda)
etiqueta_y <- paste0("Poisson(", n1,",", milambda,")")
mititulo <- paste0("histograma", n1," VA pois(", n1,",",milambda,")")
hist(miPoisson, col="lightgreen",
main= mititulo,
xlab="VA generadas",
ylab=etiqueta_y)

milambda <- 0.25
#### $n_1= 100$
n1 <- 1000
miPoisson <- rpois(n1, milambda)
etiqueta_y <- paste0("Poisson(", n1,",", milambda,")")
mititulo <- paste0("histograma", n1," VA pois(", n1,",",milambda,")")
hist(miPoisson, col="lightgreen",
main= mititulo,
xlab="VA generadas",
ylab=etiqueta_y)

milambda <- 0.95
#### $n_1= 100$
n1 <- 1000
miPoisson <- rpois(n1, milambda)
etiqueta_y <- paste0("Poisson(", n1,",", milambda,")")
mititulo <- paste0("histograma", n1," VA pois(", n1,",",milambda,")")
hist(miPoisson, col="lightgreen",
main= mititulo,
xlab="VA generadas",
ylab=etiqueta_y)

milambda <- 0.75
#### $n_1= 100$
n1 <- 1000
miPoisson <- rpois(n1, milambda)
etiqueta_y <- paste0("Poisson(", n1,",", milambda,")")
mititulo <- paste0("histograma", n1," VA pois(", n1,",",milambda,")")
hist(miPoisson, col="lightgreen",
main= mititulo,
xlab="VA generadas",
ylab=etiqueta_y)
## ---- chunk 324
par(mfrow=c(3,3)) #renglon por columna
milambda <- 0.15
#### $n_1= 100$
n1 <- 5000
miPoisson <- rpois(n1, milambda)
etiqueta_y <- paste0("Poisson(", n1,",", milambda,")")
mititulo <- paste0(n1," VA pois(", n1,",",milambda,")")
plot(miPoisson, col="lightpink",
main= mititulo,
xlab="Num VA",
ylab=etiqueta_y)

milambda <- 0.30
#### $n_1= 100$
n1 <- 5000
miPoisson <- rpois(n1, milambda)
etiqueta_y <- paste0("Poisson(", n1,",", milambda,")")
mititulo <- paste0(n1," VA pois(", n1,",",milambda,")")
plot(miPoisson, col="lightpink",
main= mititulo,
xlab="Num VA",
ylab=etiqueta_y)

milambda <- 0.5
#### $n_1= 100$
n1 <- 5000
miPoisson <- rpois(n1, milambda)
etiqueta_y <- paste0("Poisson(", n1,",", milambda,")")
mititulo <- paste0(n1," VA pois(", n1,",",milambda,")")
plot(miPoisson, col="lightpink",
main= mititulo,
xlab="Num VA",
ylab=etiqueta_y)

milambda <- 0.25
#### $n_1= 100$
n1 <- 5000
miPoisson <- rpois(n1, milambda)
etiqueta_y <- paste0("Poisson(", n1,",", milambda,")")
mititulo <- paste0(n1," VA pois(", n1,",",milambda,")")
plot(miPoisson, col="lightpink",
main= mititulo,
xlab="Num VA",
ylab=etiqueta_y)

milambda <- 0.95
#### $n_1= 100$
n1 <- 5000
miPoisson <- rpois(n1, milambda)
etiqueta_y <- paste0("Poisson(", n1,",", milambda,")")
mititulo <- paste0(n1," VA pois(", n1,",",milambda,")")
plot(miPoisson, col="lightpink",
main= mititulo,
xlab="Num VA",
ylab=etiqueta_y)

milambda <- 0.75
#### $n_1= 100$
n1 <- 5000
miPoisson <- rpois(n1, milambda)
etiqueta_y <- paste0("Poisson(", n1,",", milambda,")")
mititulo <- paste0(n1," VA pois(", n1,",",milambda,")")
plot(miPoisson, col="lightpink",
main= mititulo,
xlab="Num VA",
ylab=etiqueta_y)
## ---- chunk 325
par(mfrow=c(3,3)) #renglon por columna
milambda <- 0.15
#### $n_1= 100$
n1 <- 5000
miPoisson <- rpois(n1, milambda)
etiqueta_y <- paste0("Poisson(", n1,",", milambda,")")
mititulo <- paste0("histograma", n1," VA pois(", n1,",",milambda,")")
hist(miPoisson, col="lightpink",
main= mititulo,
xlab="VA generadas",
ylab=etiqueta_y)

milambda <- 0.30
#### $n_1= 100$
n1 <- 5000
miPoisson <- rpois(n1, milambda)
etiqueta_y <- paste0("Poisson(", n1,",", milambda,")")
mititulo <- paste0("histograma", n1," VA pois(", n1,",",milambda,")")
hist(miPoisson, col="lightpink",
main= mititulo,
xlab="VA generadas",
ylab=etiqueta_y)

milambda <- 0.5
#### $n_1= 100$
n1 <- 5000
miPoisson <- rpois(n1, milambda)
etiqueta_y <- paste0("Poisson(", n1,",", milambda,")")
mititulo <- paste0("histograma", n1," VA pois(", n1,",",milambda,")")
hist(miPoisson, col="lightpink",
main= mititulo,
xlab="VA generadas",
ylab=etiqueta_y)

milambda <- 0.25
#### $n_1= 100$
n1 <- 5000
miPoisson <- rpois(n1, milambda)
etiqueta_y <- paste0("Poisson(", n1,",", milambda,")")
mititulo <- paste0("histograma", n1," VA pois(", n1,",",milambda,")")
hist(miPoisson, col="lightpink",
main= mititulo,
xlab="VA generadas",
ylab=etiqueta_y)

milambda <- 0.95
#### $n_1= 100$
n1 <- 5000
miPoisson <- rpois(n1, milambda)
etiqueta_y <- paste0("Poisson(", n1,",", milambda,")")
mititulo <- paste0("histograma", n1," VA pois(", n1,",",milambda,")")
hist(miPoisson, col="lightpink",
main= mititulo,
xlab="VA generadas",
ylab=etiqueta_y)

milambda <- 0.75
#### $n_1= 100$
n1 <- 5000
miPoisson <- rpois(n1, milambda)
etiqueta_y <- paste0("Poisson(", n1,",", milambda,")")
mititulo <- paste0("histograma", n1," VA pois(", n1,",",milambda,")")
hist(miPoisson, col="lightpink",
main= mititulo,
xlab="VA generadas",
ylab=etiqueta_y)
## ---- chunk 326
par(mfrow=c(3,3)) #renglon por columna
milambda <- 0.15
#### $n_1= 100$
n1 <- 10000
miPoisson <- rpois(n1, milambda)
etiqueta_y <- paste0("Poisson(", n1,",", milambda,")")
mititulo <- paste0(n1," VA pois(", n1,",",milambda,")")
plot(miPoisson, col="orange",
main= mititulo,
xlab="Num VA",
ylab=etiqueta_y)

milambda <- 0.30
#### $n_1= 100$
n1 <- 10000
miPoisson <- rpois(n1, milambda)
etiqueta_y <- paste0("Poisson(", n1,",", milambda,")")
mititulo <- paste0(n1," VA pois(", n1,",",milambda,")")
plot(miPoisson, col="orange",
main= mititulo,
xlab="Num VA",
ylab=etiqueta_y)

milambda <- 0.5
#### $n_1= 100$
n1 <- 10000
miPoisson <- rpois(n1, milambda)
etiqueta_y <- paste0("Poisson(", n1,",", milambda,")")
mititulo <- paste0(n1," VA pois(", n1,",",milambda,")")
plot(miPoisson, col="orange",
main= mititulo,
xlab="Num VA",
ylab=etiqueta_y)

milambda <- 0.25
#### $n_1= 100$
n1 <- 10000
miPoisson <- rpois(n1, milambda)
etiqueta_y <- paste0("Poisson(", n1,",", milambda,")")
mititulo <- paste0(n1," VA pois(", n1,",",milambda,")")
plot(miPoisson, col="orange",
main= mititulo,
xlab="Num VA",
ylab=etiqueta_y)

milambda <- 0.95
#### $n_1= 100$
n1 <- 10000
miPoisson <- rpois(n1, milambda)
etiqueta_y <- paste0("Poisson(", n1,",", milambda,")")
mititulo <- paste0(n1," VA pois(", n1,",",milambda,")")
plot(miPoisson, col="orange",
main= mititulo,
xlab="Num VA",
ylab=etiqueta_y)

milambda <- 0.75
#### $n_1= 100$
n1 <- 10000
miPoisson <- rpois(n1, milambda)
etiqueta_y <- paste0("Poisson(", n1,",", milambda,")")
mititulo <- paste0(n1," VA pois(", n1,",",milambda,")")
plot(miPoisson, col="orange",
main= mititulo,
xlab="Num VA",
ylab=etiqueta_y)
## ---- chunk 327
par(mfrow=c(3,3)) #renglon por columna
milambda <- 0.15
#### $n_1= 100$
n1 <- 10000
miPoisson <- rpois(n1, milambda)
etiqueta_y <- paste0("Poisson(", n1,",", milambda,")")
mititulo <- paste0("histograma", n1," VA pois(", n1,",",milambda,")")
hist(miPoisson, col="orange",
main= mititulo,
xlab="VA generadas",
ylab=etiqueta_y)

milambda <- 0.30
#### $n_1= 100$
n1 <- 10000
miPoisson <- rpois(n1, milambda)
etiqueta_y <- paste0("Poisson(", n1,",", milambda,")")
mititulo <- paste0("histograma", n1," VA pois(", n1,",",milambda,")")
hist(miPoisson, col="orange",
main= mititulo,
xlab="VA generadas",
ylab=etiqueta_y)

milambda <- 0.5
#### $n_1= 100$
n1 <- 10000
miPoisson <- rpois(n1, milambda)
etiqueta_y <- paste0("Poisson(", n1,",", milambda,")")
mititulo <- paste0("histograma", n1," VA pois(", n1,",",milambda,")")
hist(miPoisson, col="orange",
main= mititulo,
xlab="VA generadas",
ylab=etiqueta_y)

milambda <- 0.25
#### $n_1= 100$
n1 <- 10000
miPoisson <- rpois(n1, milambda)
etiqueta_y <- paste0("Poisson(", n1,",", milambda,")")
mititulo <- paste0("histograma", n1," VA pois(", n1,",",milambda,")")
hist(miPoisson, col="orange",
main= mititulo,
xlab="VA generadas",
ylab=etiqueta_y)


milambda <- 0.95
#### $n_1= 100$
n1 <- 10000
miPoisson <- rpois(n1, milambda)
etiqueta_y <- paste0("Poisson(", n1,",", milambda,")")
mititulo <- paste0("histograma", n1," VA pois(", n1,",",milambda,")")
hist(miPoisson, col="orange",
main= mititulo,
xlab="VA generadas",
ylab=etiqueta_y)

milambda <- 0.75
#### $n_1= 100$
n1 <- 10000
miPoisson <- rpois(n1, milambda)
etiqueta_y <- paste0("Poisson(", n1,",", milambda,")")
mititulo <- paste0("histograma", n1," VA pois(", n1,",",milambda,")")
hist(miPoisson, col="orange",
main= mititulo,
xlab="VA generadas",
ylab=etiqueta_y)
## ---- chunk 328
par(mfrow=c(3,3)) #renglon por columna
milambda <- 0.15
#### $n_1= 100$
n1 <- 15000
miPoisson <- rpois(n1, milambda)
etiqueta_y <- paste0("Poisson(", n1,",", milambda,")")
mititulo <- paste0(n1," VA pois(", n1,",",milambda,")")
plot(miPoisson, col="purple",
main= mititulo,
xlab="Num VA",
ylab=etiqueta_y)

milambda <- 0.30
#### $n_1= 100$
n1 <- 15000
miPoisson <- rpois(n1, milambda)
etiqueta_y <- paste0("Poisson(", n1,",", milambda,")")
mititulo <- paste0(n1," VA pois(", n1,",",milambda,")")
plot(miPoisson, col="purple",
main= mititulo,
xlab="Num VA",
ylab=etiqueta_y)

milambda <- 0.5
#### $n_1= 100$
n1 <- 15000
miPoisson <- rpois(n1, milambda)
etiqueta_y <- paste0("Poisson(", n1,",", milambda,")")
mititulo <- paste0(n1," VA pois(", n1,",",milambda,")")
plot(miPoisson, col="purple",
main= mititulo,
xlab="Num VA",
ylab=etiqueta_y)

milambda <- 0.25
#### $n_1= 100$
n1 <- 15000
miPoisson <- rpois(n1, milambda)
etiqueta_y <- paste0("Poisson(", n1,",", milambda,")")
mititulo <- paste0(n1," VA pois(", n1,",",milambda,")")
plot(miPoisson, col="purple",
main= mititulo,
xlab="Num VA",
ylab=etiqueta_y)

milambda <- 0.95
#### $n_1= 100$
n1 <- 15000
miPoisson <- rpois(n1, milambda)
etiqueta_y <- paste0("Poisson(", n1,",", milambda,")")
mititulo <- paste0(n1," VA pois(", n1,",",milambda,")")
plot(miPoisson, col="purple",
main= mititulo,
xlab="Num VA",
ylab=etiqueta_y)

milambda <- 0.75
#### $n_1= 100$
n1 <- 15000
miPoisson <- rpois(n1, milambda)
etiqueta_y <- paste0("Poisson(", n1,",", milambda,")")
mititulo <- paste0(n1," VA pois(", n1,",",milambda,")")
plot(miPoisson, col="purple",
main= mititulo,
xlab="Num VA",
ylab=etiqueta_y)
## ---- chunk 329
par(mfrow=c(3,3)) #renglon por columna
milambda <- 0.15
#### $n_1= 100$
n1 <- 15000
miPoisson <- rpois(n1, milambda)
etiqueta_y <- paste0("Poisson(", n1,",", milambda,")")
mititulo <- paste0("histograma", n1," VA pois(", n1,",",milambda,")")
hist(miPoisson, col="purple",
main= mititulo,
xlab="VA generadas",
ylab=etiqueta_y)

milambda <- 0.30
#### $n_1= 100$
n1 <- 15000
miPoisson <- rpois(n1, milambda)
etiqueta_y <- paste0("Poisson(", n1,",", milambda,")")
mititulo <- paste0("histograma", n1," VA pois(", n1,",",milambda,")")
hist(miPoisson, col="purple",
main= mititulo,
xlab="VA generadas",
ylab=etiqueta_y)

milambda <- 0.5
#### $n_1= 100$
n1 <- 15000
miPoisson <- rpois(n1, milambda)
etiqueta_y <- paste0("Poisson(", n1,",", milambda,")")
mititulo <- paste0("histograma", n1," VA pois(", n1,",",milambda,")")
hist(miPoisson, col="purple",
main= mititulo,
xlab="VA generadas",
ylab=etiqueta_y)

milambda <- 0.25
#### $n_1= 100$
n1 <- 15000
miPoisson <- rpois(n1, milambda)
etiqueta_y <- paste0("Poisson(", n1,",", milambda,")")
mititulo <- paste0("histograma", n1," VA pois(", n1,",",milambda,")")
hist(miPoisson, col="purple",
main= mititulo,
xlab="VA generadas",
ylab=etiqueta_y)

milambda <- 0.95
#### $n_1= 100$
n1 <- 15000
miPoisson <- rpois(n1, milambda)
etiqueta_y <- paste0("Poisson(", n1,",", milambda,")")
mititulo <- paste0("histograma", n1," VA pois(", n1,",",milambda,")")
hist(miPoisson, col="purple",
main= mititulo,
xlab="VA generadas",
ylab=etiqueta_y)

milambda <- 0.75
#### $n_1= 100$
n1 <- 15000
miPoisson <- rpois(n1, milambda)
etiqueta_y <- paste0("Poisson(", n1,",", milambda,")")
mititulo <- paste0("histograma", n1," VA pois(", n1,",",milambda,")")
hist(miPoisson, col="purple",
main= mititulo,
xlab="VA generadas",
ylab=etiqueta_y)
